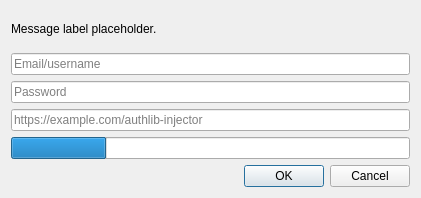
<?xml version="1.0" encoding="UTF-8"?>
<ui version="4.0">
 <class>AuthlibInjectorLoginDialog</class>
 <widget class="QDialog" name="AuthlibInjectorLoginDialog">
  <property name="geometry">
   <rect>
    <x>0</x>
    <y>0</y>
    <width>421</width>
    <height>198</height>
   </rect>
  </property>
  <property name="sizePolicy">
   <sizepolicy hsizetype="Fixed" vsizetype="Fixed">
    <horstretch>0</horstretch>
    <verstretch>0</verstretch>
   </sizepolicy>
  </property>
  <property name="windowTitle">
   <string>Add Account</string>
  </property>
  <layout class="QVBoxLayout" name="verticalLayout">
   <item>
    <widget class="QLabel" name="label">
     <property name="text">
      <string notr="true">Message label placeholder.</string>
     </property>
     <property name="textFormat">
      <enum>Qt::RichText</enum>
     </property>
     <property name="textInteractionFlags">
      <set>Qt::LinksAccessibleByKeyboard|Qt::LinksAccessibleByMouse|Qt::TextBrowserInteraction|Qt::TextSelectableByKeyboard|Qt::TextSelectableByMouse</set>
     </property>
     <property name="openExternalLinks">
      <bool>true</bool>
     </property>
    </widget>
   </item>
   <item>
    <widget class="QLineEdit" name="userTextBox">
     <property name="placeholderText">
      <string>Email/username</string>
     </property>
    </widget>
   </item>
   <item>
    <widget class="QLineEdit" name="passTextBox">
     <property name="echoMode">
      <enum>QLineEdit::Password</enum>
     </property>
     <property name="placeholderText">
      <string>Password</string>
     </property>
    </widget>
   </item>
   <item>
    <widget class="QLineEdit" name="authlibInjectorTextBox">
     <property name="placeholderText">
       <string>https://example.com/authlib-injector</string>
     </property>
    </widget>
   </item>
   <item>
    <widget class="QProgressBar" name="progressBar">
     <property name="value">
      <number>24</number>
     </property>
     <property name="textVisible">
      <bool>false</bool>
     </property>
    </widget>
   </item>
   <item>
    <widget class="QDialogButtonBox" name="buttonBox">
     <property name="orientation">
      <enum>Qt::Horizontal</enum>
     </property>
     <property name="standardButtons">
      <set>QDialogButtonBox::Cancel|QDialogButtonBox::Ok</set>
     </property>
    </widget>
   </item>
  </layout>
 </widget>
 <resources/>
 <connections/>
</ui>
